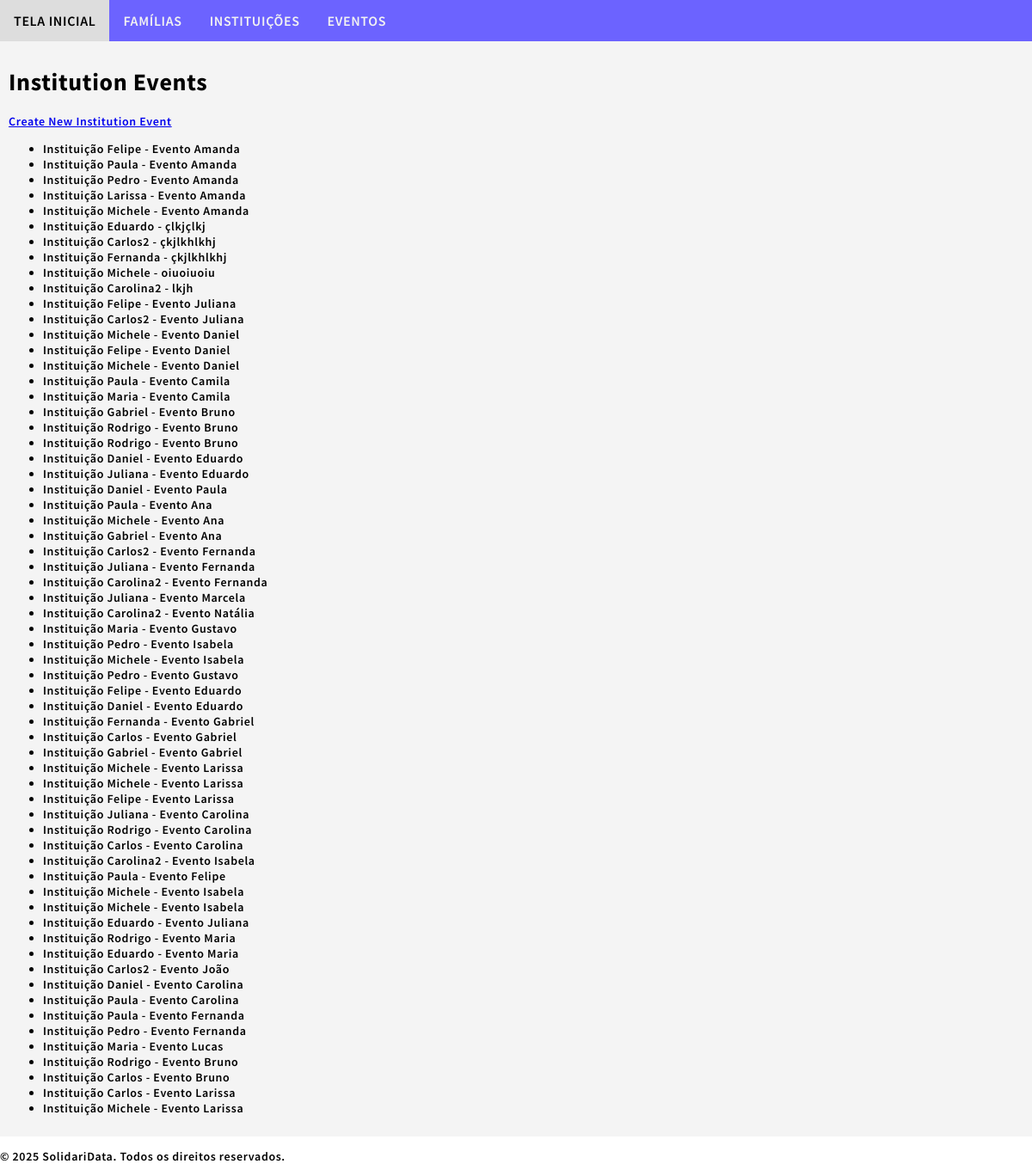
The app's page /sdata/institution-events/, older data.
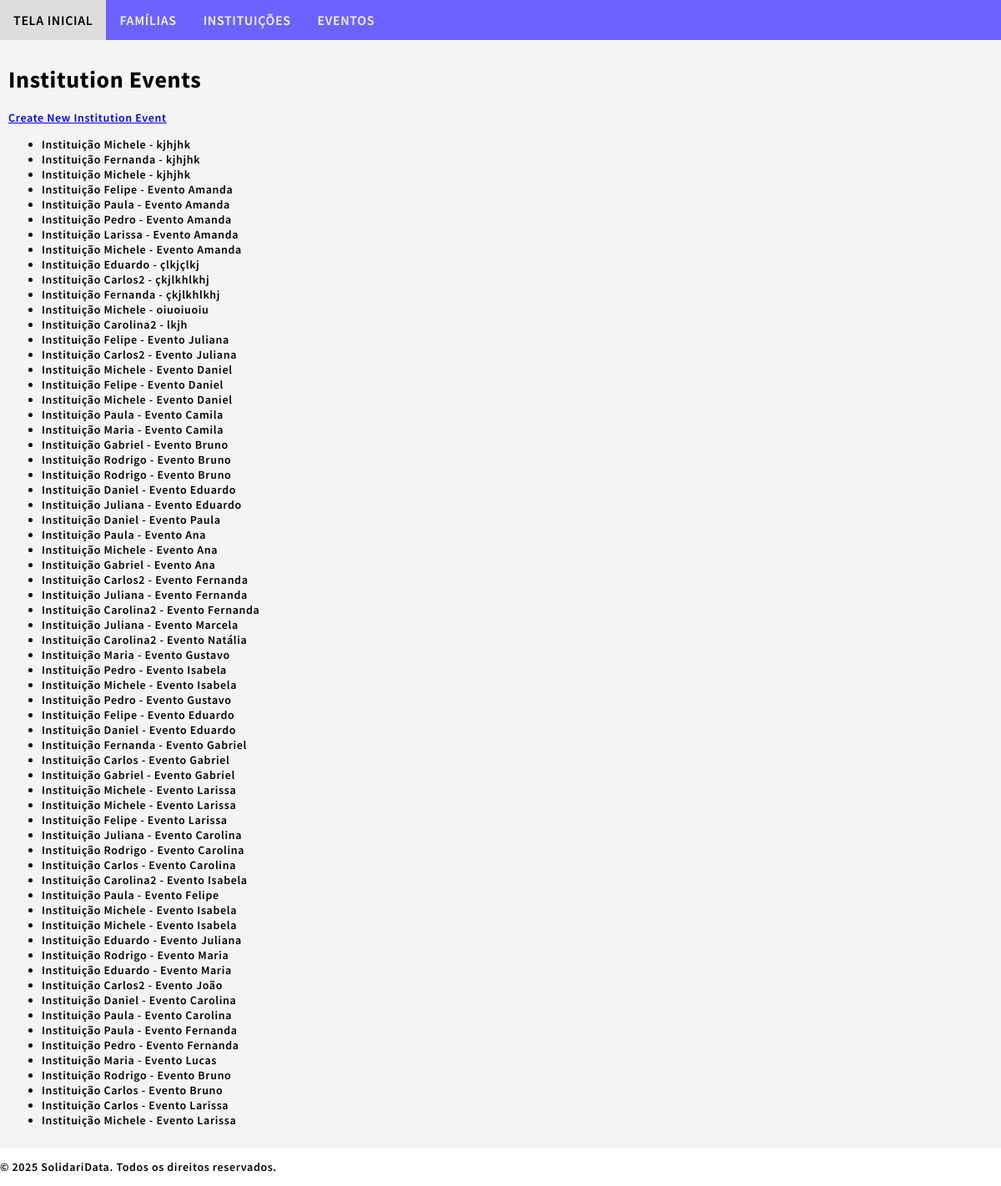
The same page, newer data.
### sdata/models.py (models this page shows, shortened)
class InstitutionEvent(models.Model):
    institution_event_id = models.AutoField(primary_key=True)
    institution_event_institution = models.ForeignKey(Institution, on_delete=models.CASCADE, related_name="institution_events", db_index=True)
    institution_event_event = models.ForeignKey(Event, on_delete=models.CASCADE, related_name="institution_events", db_index=True)
    institution_event_registration_date = models.DateTimeField(auto_now_add=True)

class Institution(models.Model):
    institution_id = models.AutoField(primary_key=True)
    institution_name = models.CharField(max_length=100, db_index=True)
    institution_type = models.CharField(max_length=11, choices=[('comunitária', 'Comunitária'), ('privada', 'Privada'), ('pública', 'Pública'), ('religiosa', 'Religiosa'), ('outra', 'Outra')], blank=True)
    institution_cnpj = models.CharField(max_length=18, unique=True, blank=True)
    institution_address_street = models.CharField(max_length=65)
    institution_address_number = models.CharField(max_length=10)
    institution_address_neighborhood = models.CharField(max_length=65)
    institution_address_city = models.CharField(max_length=65)
    institution_address_state = models.CharField(max_length=2, choices=Family.BRAZILIAN_STATES, blank=True, default='SP')
    institution_address_zipcode = models.CharField(max_length=10, blank=True)
    institution_address_complement = models.CharField(max_length=255, blank=True)
    institution_phone = models.CharField(max_length=15, blank=True)
    institution_email = models.EmailField(blank=True)
    institution_website = models.URLField(blank=True)
    institution_social_media = models.CharField(max_length=255, blank=True)
    institution_description = models.TextField(blank=True)
    institution_note = models.TextField(blank=True)
    institution_created = models.DateTimeField(auto_now_add=True)
    institution_updated = models.DateTimeField(auto_now=True)
    def __str__(self):
        return self.institution_name

class Event(models.Model):
    event_id = models.AutoField(primary_key=True)
    event_name = models.CharField(max_length=100, db_index=True)
    event_date = models.DateField()
    event_location_street = models.CharField(max_length=65)
    event_location_number = models.CharField(max_length=10)
    event_location_neighborhood = models.CharField(max_length=65)
    event_location_city = models.CharField(max_length=65)
    event_location_state = models.CharField(max_length=2, choices=Family.BRAZILIAN_STATES, blank=True, default='SP')
    event_location_zipcode = models.CharField(max_length=10, blank=True)
    event_location_complement = models.CharField(max_length=255, blank=True)
    event_institution = models.ForeignKey(
        Institution,
        on_delete=models.SET_NULL,  # Use SET_NULL to allow the field to be null if the institution is deleted
        blank=True,
        null=True,  # Add null=True to allow null values
        related_name="events"
    )
    event_website = models.URLField(blank=True)
    event_social_media = models.CharField(max_length=255, blank=True)
    event_contact_person = models.CharField(max_length=100, blank=True)
    event_contact_phone = models.CharField(max_length=15, blank=True)
    event_contact_email = models.EmailField(blank=True)
    event_description = models.TextField(blank=True)
    event_note = models.TextField(blank=True)
    event_created = models.DateTimeField(auto_now_add=True)
    event_updated = models.DateTimeField(auto_now=True)
    def __str__(self):
        return self.event_name

### sdata/views.py (the view)
# urls.py: path('sdata/institution-events/', views.institution_event_list, name='institution_event_list'),
def institution_event_list(request):
    institution_events = InstitutionEvent.objects.all().order_by('-institution_event_registration_date')
    return render(request, 'sdata/institution_event_list.html', {'institution_events': institution_events})

### sdata/templates/sdata/institution_event_list.html
{% extends "sdata/base.html" %}
{% block content %}
<h1>Institution Events</h1>
<a href="{% url 'institution_event_create' %}">Create New Institution Event</a>
<ul>
    {% for event in institution_events %}
        <li>{{ event.institution_event_institution }} - {{ event.institution_event_event }}</li>
    {% endfor %}
</ul>
{% endblock %}

Row changes from the older to the newer data that the page shows:
added InstitutionEvent: institution_event_institution "Instituição Michele", institution_event_event "kjhjhk"
added InstitutionEvent: institution_event_institution "Instituição Fernanda", institution_event_event "kjhjhk"
added InstitutionEvent: institution_event_institution "Instituição Michele", institution_event_event "kjhjhk"
